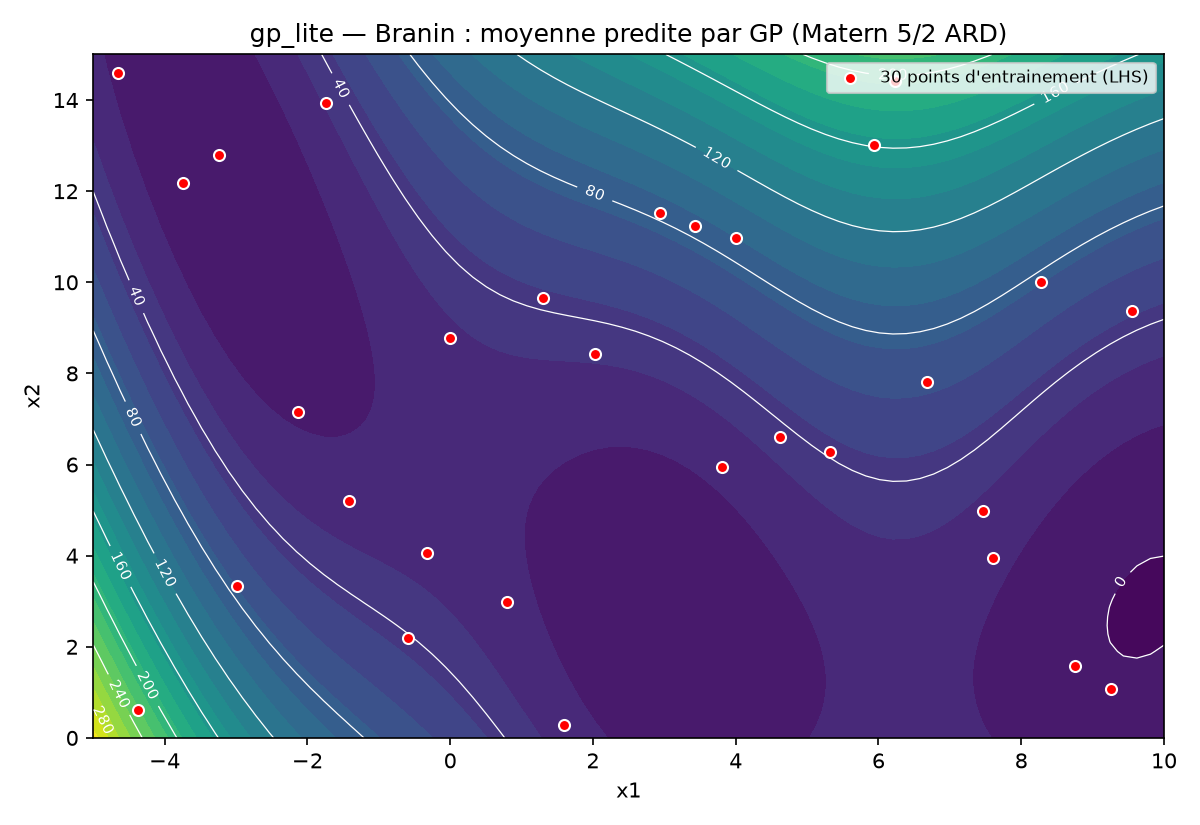

Source code (Python):
"""Demonstration `gp_lite` sur la fonction de Branin.

Utilisation :
    python examples/branin_demo.py

S'entraine un GP (Matern 5/2 ARD) sur 30 points LHS et ecris
`examples/branin_demo.png` (contours de la moyenne predite + points d'entrainement).
"""
import os
import sys

import matplotlib

matplotlib.use("Agg")  # sans fenetre
import matplotlib.pyplot as plt
import numpy as np

# autorise l'execution directe depuis la racine du projet
sys.path.insert(0, os.path.dirname(os.path.dirname(os.path.abspath(__file__))))

from gp_lite import GPRegressor, Matern52ARD  # noqa: E402


def branin(x):
    """Fonction de Branin 2D (x[:, 0] dans [-5, 10], x[:, 1] dans [0, 15])."""
    a, b = x[:, 0], x[:, 1]
    return (b - 5.1 / (4 * np.pi**2) * a**2 + 5 / np.pi * a - 6)**2 \
        + 10 * (1 - 1 / (8 * np.pi)) * np.cos(a) + 10


def lhs_points(n, d, seed=0):
    """n points LHS dans [0, 1]^d (un par cellule par dimension)."""
    rng = np.random.default_rng(seed)
    P = np.empty((n, d))
    for j in range(d):
        P[:, j] = (rng.permutation(n) + rng.random(n)) / n
    return P


def main():
    # points d'entraiement dans le domaine de Branin
    X = lhs_points(30, 2, seed=7)
    X = np.column_stack([X[:, 0] * 15.0 - 5.0, X[:, 1] * 15.0])
    y = branin(X)

    kernel = Matern52ARD([0.5, 0.5], variance=1.0)
    gp = GPRegressor(kernel, noise=1e-6)
    gp.fit(X, y)
    print("hyperparametres estimes:")
    print("  lengthscales =", np.round(gp.kernel.lengthscales, 4))
    print("  variance     =", round(gp.kernel.variance, 4))
    print("  bruit        =", round(gp.noise_, 8))
    print("log-vraisemblance marginale =", round(gp.log_marginal_likelihood(), 3))

    # grille de test + RMSE normalisee
    Xt = lhs_points(200, 2, seed=11)
    Xt = np.column_stack([Xt[:, 0] * 15.0 - 5.0, Xt[:, 1] * 15.0])
    yt = branin(Xt)
    mean_t = gp.predict(Xt)
    rmse = float(np.sqrt(np.mean((mean_t - yt) ** 2)))
    print(f"RMSE (200 points test) = {rmse:.3f}")
    print(f"RMSE normalisee        = {rmse / np.std(yt):.4f}")

    # figure : contours de la moyenne + points d'entraiement
    gx = np.linspace(-5.0, 10.0, 80)
    gy = np.linspace(0.0, 15.0, 80)
    GX, GY = np.meshgrid(gx, gy)
    G = gp.predict(np.column_stack([GX.ravel(), GY.ravel()])).reshape(GX.shape)

    fig, ax = plt.subplots(figsize=(8, 5.5))
    ax.contourf(GX, GY, G, levels=20, cmap="viridis")
    cs = ax.contour(GX, GY, G, levels=8, colors="w", linewidths=0.6)
    ax.clabel(cs, fmt="%.0f", fontsize=7)
    ax.scatter(X[:, 0], X[:, 1], s=28, c="red", edgecolor="white",
               label="30 points d'entrainement (LHS)", zorder=3)
    ax.set_title("gp_lite — Branin : moyenne predite par GP (Matern 5/2 ARD)")
    ax.set_xlabel("x1")
    ax.set_ylabel("x2")
    ax.legend(loc="upper right", fontsize=8)
    fig.tight_layout()
    out = os.path.join(os.path.dirname(os.path.abspath(__file__)), "branin_demo.png")
    fig.savefig(out, dpi=150)
    print("figure ecrite :", out)


if __name__ == "__main__":
    main()
